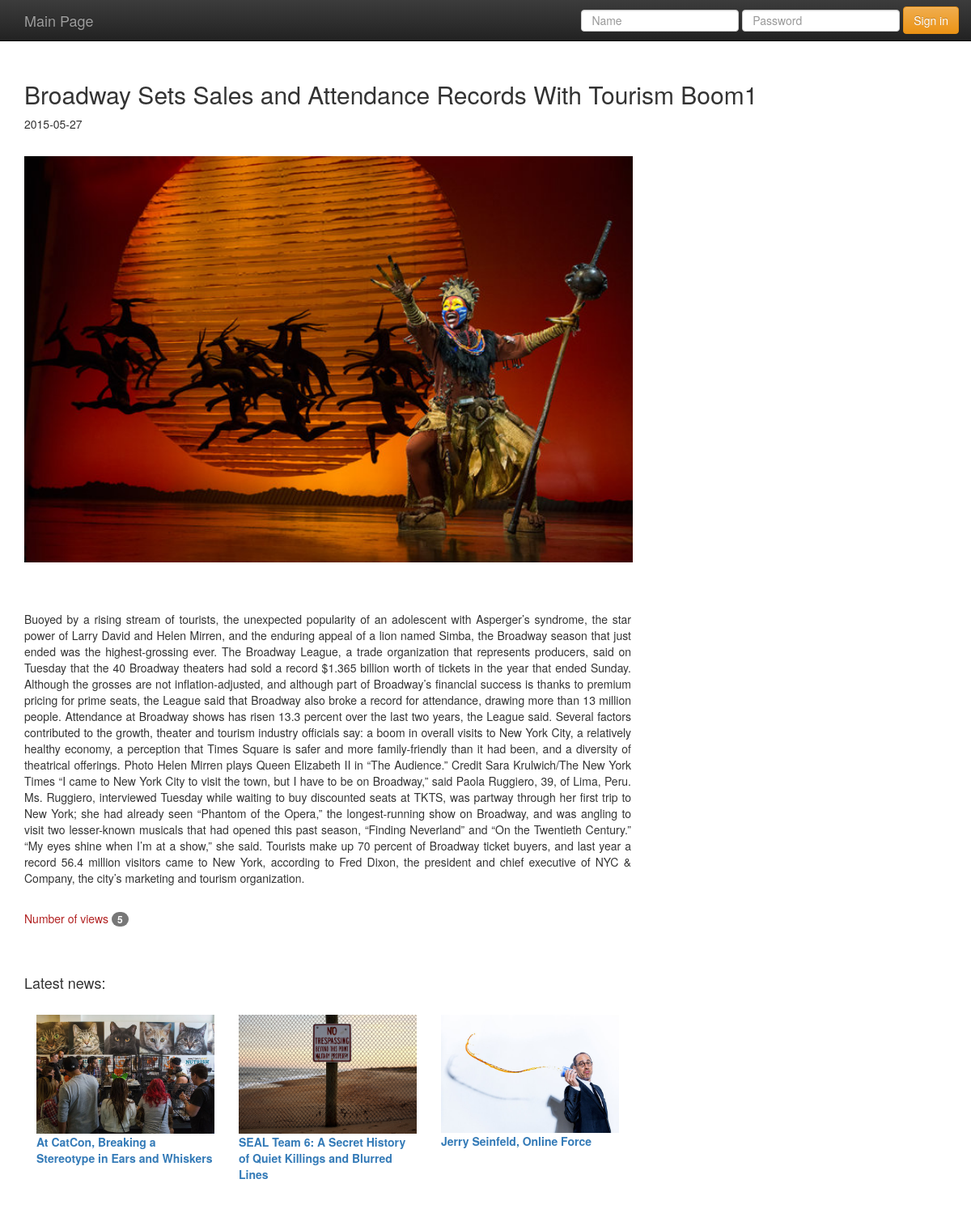
Screenshot of /news.php?id=2 with the database file from the repository.
### tables this page shows
CREATE TABLE IF NOT EXISTS `post` (
  `id` int(11) NOT NULL AUTO_INCREMENT,
  `name` tinytext,
  `summary` tinytext,
  `article` mediumtext,
  `n_date` date DEFAULT NULL,
  `view` int(11) DEFAULT NULL,
  `picture_name` varchar(50) DEFAULT NULL,
  PRIMARY KEY (`id`)
);

### classes/post.php (called while the page is built, shortened)
<?php
class post
{
    private $link;
    private $name;
    private $article;
    private $date;
    private $image;
    private $view;
    private $lastList = array();
    public function __construct($link, $id = null, $name = '', $summary = '', $article = '', $date = null, $image = '', $view = '')
    {
        $this->link = $link;
        $this->name = $name;
        $this->article = $article;
        $this->date = $date;
        $this->image = $image;
        $this->view = $view;
    }
    public function getById()
    {
        $sql = "select * from " . self::TABLE_NAME . " where id = " . htmlspecialchars($_GET["id"]);
        $news = $this->link->query($sql)->fetch();
        $this->name = $news['name'];
        $this->article = $news['article'];
        $this->date = $news['n_date'];
        $this->image = $news['picture_name'];
        $this->view = $news['view'];
        return $this;
    }
    public function getLastList()
    {
        return $this->lastList();
    }
    private function lastList($numRows = 3)
    {
        $sql = "select * from " . self::TABLE_NAME . " where id != " . htmlspecialchars($_GET["id"]) . " order by id desc LIMIT " . $numRows;
        $lastNews = $this->link->query($sql);
        while ($row = $lastNews->fetch()) {
            $this->lastList[] = $row;
        }
        return $this->lastList;
    }
    public function updateView()
    {
        $sql_1 = "update " . self::TABLE_NAME . " set view = view+1 where id = " . htmlspecialchars($_GET["id"]);
        $this->link->query($sql_1)->fetch();
    }
    public function getName()
    {
        return $this->name;
    }
    public function getArticle()
    {
        return $this->article;
    }
    public function getDate()
    {
        return $this->date;
    }
    public function getView()
    {
        return $this->view;
    }
    public function getImageName()
    {
        return $this->image;
    }
}

### news.php (the view, shortened to what this page needs)
<?php
require_once("auth.php");
require("header.php");
require_once("classes/post.php");
$post = new Post($link);
$post->updateView();
$post->getById();
?>
<div class="container">
    <div class="blog-header">
        <h2><?php echo $post->getName() ?></h2>
        <p style="font-size: 14px"><?php echo $post->getDate() ?></p>
        <br>
        <img src="Images/<?php echo $post->getImageName() ?>" align="top" width=66% height=66%>
    </div>
    <br><br><br>
    <div class="row">
        <div class="col-sm-8 blog-main">
            <div class="blog-post">
                <p align="justify"><?php echo $post->getArticle() ?></p>
            </div>
        </div>
    </div>
    <br>
    <p style="color: firebrick;">Number of views <span class="badge"><?php echo $post->getView() ?></span></p><br><br>
    <h4> Latest news: </h4><br>
    <div class="row">
        <div class="col-sm-8 blog-main">
            <?php
            $lastNews = $post->getLastList();
            foreach ($lastNews as $value)
             {
                ?>
                <a href="news.php?id=<?php echo $value['id'] ?>">
                    <div class="col-sm-4"><img src="Images/<?php echo $value['picture_name'] ?>" align="top" width=100%
                                               height=100%>
                        <p><strong><?php echo $value['name'] ?></strong></p>
                    </div>
                </a>
            <?php } ?>
        </div>
    </div>
</div>

### rows the page displays
post: name "Broadway Sets Sales and Attendance Records With Tourism Boom1", n_date "2015-05-27", picture_name (picture), article "Buoyed by a rising stream of tourists, the unexpected popularity of an adolescent with Asperger’s syndrome, the star power of Larry David and Helen Mirren, and the enduring appeal of a lion named Simba, the Broadway season that just ended was the highest-grossing ever. The Broadway League, a trade organization that represents producers, said on Tuesday that the 40 Broadway theaters had sold a record $1.365 billion worth of tickets in the year that ended Sunday. Although the grosses are not inflation-adjusted, and although part of Broadway’s financial success is thanks to premium pricing for prime seats, the League said that Broadway also broke a record for attendance, drawing more than 13…", view "5"
post: picture_name (picture), name "At CatCon, Breaking a Stereotype in Ears and Whiskers"
post: picture_name (picture), name "SEAL Team 6: A Secret History of Quiet Killings and Blurred Lines"
post: picture_name (picture), name "Jerry Seinfeld, Online Force"
